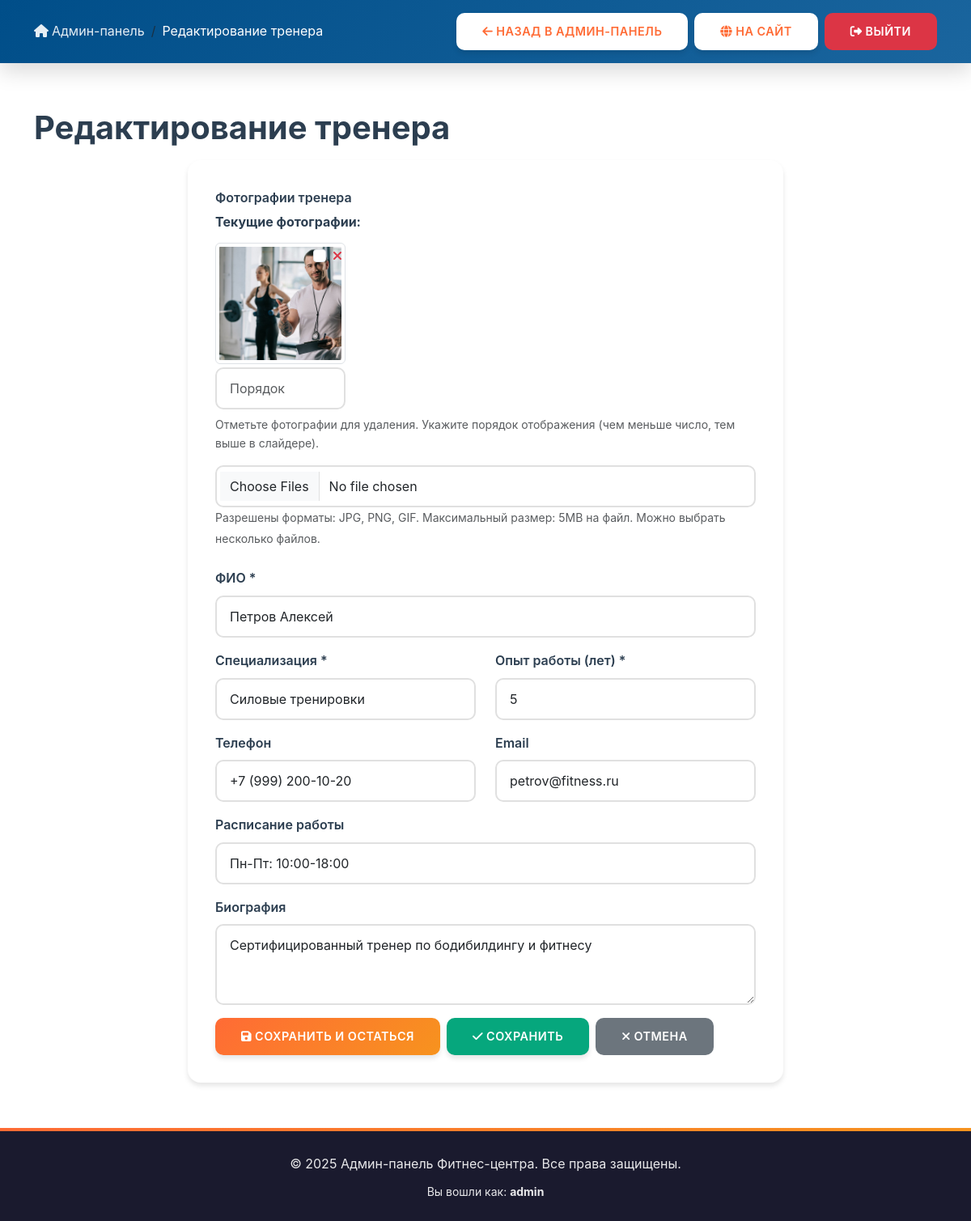
The page /admin/trainer_edit.php?id=1 (signed in) on the database its author committed.
### tables this page shows
CREATE TABLE IF NOT EXISTS trainers (
    id INT AUTO_INCREMENT PRIMARY KEY,
    full_name VARCHAR(100) NOT NULL,
    specialization VARCHAR(100) NOT NULL,
    experience INT NOT NULL COMMENT 'Опыт работы в годах',
    phone VARCHAR(20),
    email VARCHAR(100),
    photo VARCHAR(255),
    bio TEXT,
    schedule VARCHAR(255) COMMENT 'Расписание работы',
    created_at TIMESTAMP DEFAULT CURRENT_TIMESTAMP,
    updated_at TIMESTAMP DEFAULT CURRENT_TIMESTAMP ON UPDATE CURRENT_TIMESTAMP,
    INDEX idx_specialization (specialization)
);

### admin/trainer_edit.php (the view, shortened to what this page needs)
<?php
$id = isset($_GET['id']) ? (int)$_GET['id'] : 0;
$is_edit = $id > 0;
$error = '';
$message = '';
$pdo = getDBConnection();
$trainer = null;
$trainer_photos = [];
if ($is_edit) {
    $stmt = $pdo->prepare("SELECT * FROM trainers WHERE id = ?");
    $stmt->execute([$id]);
    $trainer = $stmt->fetch();
    if (!$trainer) {
        $error = 'Тренер не найден';
    } else {
        $photos_stmt = $pdo->prepare("SELECT * FROM trainer_photos WHERE trainer_id = ? ORDER BY display_order ASC, id ASC");
        $photos_stmt->execute([$id]);
        $trainer_photos = $photos_stmt->fetchAll();
        if (empty($trainer_photos) && !empty($trainer['photo'])) {
            $trainer_photos = [['photo_path' => $trainer['photo'], 'id' => 0]];
        }
    }
}
include 'includes/header.php';
?>
<h1><?php echo $is_edit ? 'Редактирование тренера' : 'Добавление тренера'; ?></h1>
<?php if (!$error || !$message): ?>
    <div class="row justify-content-center">
        <div class="col-md-8">
            <div class="card">
                <div class="card-body">
                    <form method="POST" action="" enctype="multipart/form-data">
                        <div class="mb-4">
                            <label for="photos" class="form-label">Фотографии тренера</label>
                            <?php if ($is_edit && !empty($trainer_photos)): ?>
                                <div class="mb-3">
                                    <h6>Текущие фотографии:</h6>
                                    <div class="row g-2">
                                        <?php foreach ($trainer_photos as $index => $photo): ?>
                                            <div class="col-md-3 col-sm-4">
                                                <div class="position-relative">
                                                    <img src="../<?php echo htmlspecialchars($photo['photo_path']); ?>"
                                                         alt="Фото <?php echo $index + 1; ?>"
                                                         class="img-thumbnail w-100"
                                                         style="height: 150px; object-fit: cover;">
                                                    <div class="form-check position-absolute top-0 end-0 m-1">
                                                        <input class="form-check-input"
                                                               type="checkbox"
                                                               name="delete_photos[]"
                                                               value="<?php echo $photo['id']; ?>"
                                                               id="deletePhoto<?php echo $photo['id']; ?>">
                                                        <label class="form-check-label" for="deletePhoto<?php echo $photo['id']; ?>" title="Удалить">
                                                            <i class="fas fa-times text-danger"></i>
                                                        </label>
                                                    </div>
                                                    <input type="number"
                                                           name="photo_order[<?php echo $photo['id']; ?>]"
                                                           value="<?php echo $photo['display_order']; ?>"
                                                           class="form-control form-control-sm mt-1"
                                                           placeholder="Порядок"
                                                           min="0">
                                                </div>
                                            </div>
                                        <?php endforeach; ?>
                                    </div>
                                    <small class="text-muted d-block mt-2">Отметьте фотографии для удаления. Укажите порядок отображения (чем меньше число, тем выше в слайдере).</small>
                                </div>
                            <?php endif; ?>
                            <input type="file" class="form-control" id="photos" name="photos[]" accept="image/*" multiple>
                            <small class="text-muted">Разрешены форматы: JPG, PNG, GIF. Максимальный размер: 5MB на файл. Можно выбрать несколько файлов.</small>
                        </div>
                        <div class="mb-3">
                            <label for="full_name" class="form-label">ФИО *</label>
                            <input type="text" class="form-control" id="full_name" name="full_name" required
                                   value="<?php echo htmlspecialchars($trainer['full_name'] ?? $_POST['full_name'] ?? ''); ?>">
                        </div>
                        <div class="row">
                            <div class="col-md-6 mb-3">
                                <label for="specialization" class="form-label">Специализация *</label>
                                <input type="text" class="form-control" id="specialization" name="specialization" required
                                       value="<?php echo htmlspecialchars($trainer['specialization'] ?? $_POST['specialization'] ?? ''); ?>">
                            </div>
                            <div class="col-md-6 mb-3">
                                <label for="experience" class="form-label">Опыт работы (лет) *</label>
                                <input type="number" class="form-control" id="experience" name="experience" min="0" required
                                       value="<?php echo $trainer['experience'] ?? $_POST['experience'] ?? ''; ?>">
                            </div>
                        </div>
                        <div class="row">
                            <div class="col-md-6 mb-3">
                                <label for="phone" class="form-label">Телефон</label>
                                <input type="tel" class="form-control" id="phone" name="phone"
                                       value="<?php echo htmlspecialchars($trainer['phone'] ?? $_POST['phone'] ?? ''); ?>">
                            </div>
                            <div class="col-md-6 mb-3">
                                <label for="email" class="form-label">Email</label>
                                <input type="email" class="form-control" id="email" name="email"
                                       value="<?php echo htmlspecialchars($trainer['email'] ?? $_POST['email'] ?? ''); ?>">
                            </div>
                        </div>
                        <div class="mb-3">
                            <label for="schedule" class="form-label">Расписание работы</label>
                            <input type="text" class="form-control" id="schedule" name="schedule"
                                   value="<?php echo htmlspecialchars($trainer['schedule'] ?? $_POST['schedule'] ?? ''); ?>"
                                   placeholder="Например: Пн-Пт: 10:00-18:00">
                        </div>
                        <div class="mb-3">
                            <label for="bio" class="form-label">Биография</label>
                            <textarea class="form-control" id="bio" name="bio" rows="3"><?php echo htmlspecialchars($trainer['bio'] ?? $_POST['bio'] ?? ''); ?></textarea>
                        </div>
                        <div class="d-flex gap-2">
                            <button type="submit" name="save_and_stay" value="1" class="btn btn-primary">
                                <i class="fas fa-save me-1"></i>Сохранить и остаться
                            </button>
                            <button type="submit" class="btn btn-success">
                                <i class="fas fa-check me-1"></i>Сохранить
                            </button>
                            <a href="trainers.php" class="btn btn-secondary">
                                <i class="fas fa-times me-1"></i>Отмена
                            </a>
                        </div>
                    </form>
                </div>
            </div>
        </div>
    </div>
<?php endif; ?>
<?php include 'includes/footer.php'; ?>

### assets/css/style.css (style rules this page uses)
:root { --primary-color: #FF6B35; --primary-dark: #E85A2B; --primary-light: #FF8C5A; --secondary-color: #004E89; --secondary-dark: #003A66; --accent-color: #1A659E; --success-color: #06A77D; --danger-color: #DC3545; --warning-color: #FFC107; --dark-color: #1A1A2E; --light-color: #F8F9FA; --text-dark: #2C3E50; --text-light: #6C757D; --gradient-primary: linear-gradient(135deg, #FF6B35 0%, #F7931E 100%); --gradient-secondary: linear-gradient(135deg, #004E89 0%, #1A659E 100%); --shadow-sm: 0 2px 4px rgba(0,0,0,0.1); --shadow-md: 0 4px 6px rgba(0,0,0,0.1); --shadow-lg: 0 10px 25px rgba(0,0,0,0.15); --shadow-xl: 0 15px 35px rgba(0,0,0,0.2); --transition-fast: 0.2s ease; --transition-base: 0.3s ease; --transition-slow: 0.5s ease; }
* { margin: 0; padding: 0; box-sizing: border-box; }
html, body { height: 100%; }
body { font-family: -apple-system, BlinkMacSystemFont, 'Segoe UI', Roboto, 'Helvetica Neue', Arial, sans-serif; font-size: 16px; line-height: 1.6; color: var(--text-dark); background-color: #FFFFFF; overflow-x: hidden; -webkit-font-smoothing: antialiased; -moz-osx-font-smoothing: grayscale; display: flex; flex-direction: column; min-height: 100vh; }
.card { border: none; border-radius: 16px; box-shadow: var(--shadow-md); transition: box-shadow var(--transition-fast), border-color var(--transition-fast); overflow: hidden; background: #FFFFFF; margin-bottom: 2rem; border: 2px solid transparent; }
.card::before { content: ''; position: absolute; top: 0; left: 0; width: 100%; height: 4px; background: var(--gradient-primary); transition: opacity var(--transition-base), width var(--transition-base); opacity: 0; width: 0; }
.card-body { padding: 2rem; }
.btn { border-radius: 10px; padding: 0.75rem 2rem; font-weight: 600; transition: all var(--transition-base); border: none; position: relative; overflow: hidden; text-transform: uppercase; letter-spacing: 0.5px; font-size: 0.9rem; z-index: 1; }
.btn > * { position: relative; z-index: 2; }
.btn::before { content: ''; position: absolute; top: 50%; left: 50%; margin-top: -150px; margin-left: -150px; width: 0; height: 0; border-radius: 50%; background: rgba(255, 255, 255, 0.2); transition: width 0.6s ease, height 0.6s ease; z-index: 0; }
.btn-primary { background: var(--gradient-primary); color: #FFFFFF; box-shadow: var(--shadow-md); }
.btn-secondary { background: var(--text-light); color: #FFFFFF; }
.btn-success { background: var(--success-color); color: #FFFFFF; box-shadow: var(--shadow-md); }
.form-control, .form-select { border-radius: 10px; border: 2px solid #E0E0E0; padding: 0.75rem 1rem; transition: all var(--transition-base); font-size: 1rem; }
.form-label { font-weight: 600; color: var(--text-dark); margin-bottom: 0.5rem; }
.smooth-scroll { scroll-behavior: smooth; }
h1, h2, h3, h4, h5, h6 { color: var(--text-dark); font-weight: 700; margin-bottom: 1rem; }
h1 { font-size: 2.5rem; }

### rows shown on the page
trainers: full_name "Петров Алексей", specialization "Силовые тренировки", experience "5", phone "+7 (999) 200-10-20", email "petrov@fitness.ru", schedule "Пн-Пт: 10:00-18:00", bio "Сертифицированный тренер по бодибилдингу и фитнесу"

### other values the page prints
$pageTitle "Редактирование тренера"
$_SESSION['username'] "admin"
